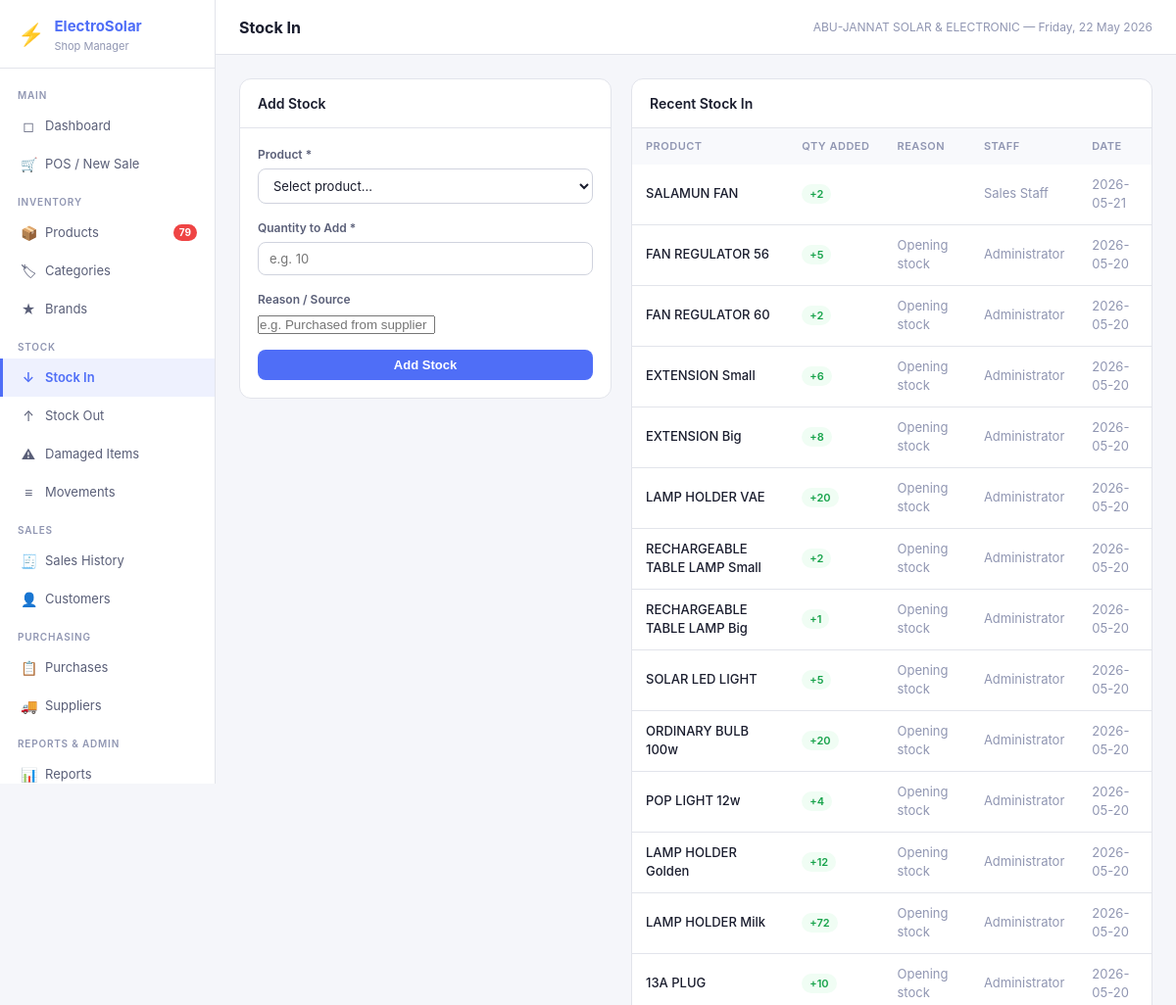
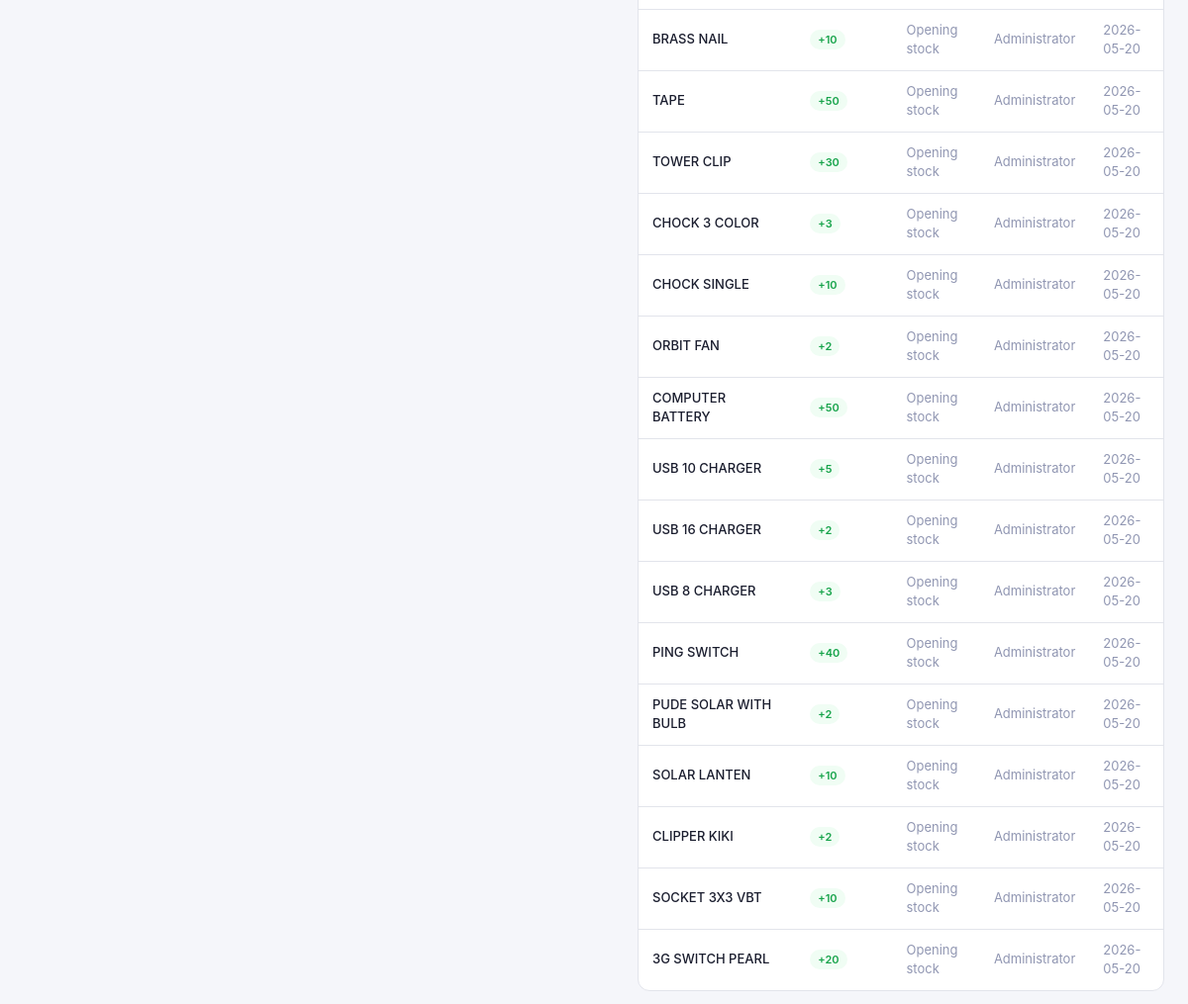
The app's page /stock/in (signed in) with its own data (2 pictures, top to bottom).
### tables this page shows
CREATE TABLE settings (
            key TEXT PRIMARY KEY,
            value TEXT
        );

CREATE TABLE stock_movements (
            id INTEGER PRIMARY KEY AUTOINCREMENT,
            product_id INTEGER NOT NULL REFERENCES products(id),
            movement_type TEXT NOT NULL,
            quantity INTEGER NOT NULL,
            reason TEXT,
            reference_id INTEGER,
            reference_type TEXT,
            user_id INTEGER NOT NULL REFERENCES users(id),
            created_at TEXT NOT NULL DEFAULT (datetime('now'))
        );

CREATE TABLE products (
            id INTEGER PRIMARY KEY AUTOINCREMENT,
            name TEXT NOT NULL,
            sku TEXT UNIQUE NOT NULL,
            category_id INTEGER REFERENCES categories(id),
            brand_id INTEGER REFERENCES brands(id),
            model_number TEXT,
            wattage REAL,
            voltage REAL,
            amperage REAL,
            capacity TEXT,
            warranty TEXT,
            cost_price REAL NOT NULL DEFAULT 0,
            selling_price REAL NOT NULL DEFAULT 0,
            quantity INTEGER NOT NULL DEFAULT 0,
            reorder_level INTEGER NOT NULL DEFAULT 5,
            unit TEXT NOT NULL DEFAULT 'piece',
            description TEXT,
            is_active INTEGER NOT NULL DEFAULT 1,
            created_at TEXT NOT NULL DEFAULT (datetime('now')),
            updated_at TEXT NOT NULL DEFAULT (datetime('now'))
        );

CREATE TABLE users (
            id INTEGER PRIMARY KEY AUTOINCREMENT,
            username TEXT UNIQUE NOT NULL,
            password_hash TEXT NOT NULL,
            full_name TEXT NOT NULL,
            role TEXT NOT NULL DEFAULT 'staff',
            is_active INTEGER NOT NULL DEFAULT 1,
            created_at TEXT NOT NULL DEFAULT (datetime('now'))
        );

### app.py (the view, shortened to what this page needs)
@app.route('/stock/in', methods=['GET','POST'])
@login_required
def stock_in():
    prods = query("SELECT * FROM products WHERE is_active=1 ORDER BY name")
    history = query("""SELECT sm.*,p.name product_name,u.full_name user_name
        FROM stock_movements sm JOIN products p ON sm.product_id=p.id JOIN users u ON sm.user_id=u.id
        WHERE sm.movement_type='in' ORDER BY sm.created_at DESC LIMIT 30""")
    return render_template('stock_in.html', products=prods, history=history)

### app.py (called while the page is built)
def get_db():
    if 'db' not in g:
        g.db = sqlite3.connect(DB_PATH)
        g.db.row_factory = sqlite3.Row
        g.db.execute("PRAGMA foreign_keys = ON")
        g.db.execute("PRAGMA journal_mode = WAL")
    return g.db

def query(sql, args=(), one=False):
    cur = get_db().execute(sql, args)
    rv = cur.fetchall()
    return (rv[0] if rv else None) if one else rv

def login_required(f):
    @wraps(f)
    def decorated(*args, **kwargs):
        if 'user_id' not in session:
            return redirect(url_for('login'))
        return f(*args, **kwargs)
    return decorated

def current_user():
    return {'id': session.get('user_id'), 'username': session.get('username'),
            'full_name': session.get('full_name'), 'role': session.get('role')}

def get_settings():
    rows = query("SELECT key, value FROM settings")
    return {r['key']: r['value'] for r in rows}

@app.context_processor
def inject_globals():
    s = get_settings() if 'user_id' in session else {}
    low_stock = 0
    if 'user_id' in session:
        r = query("SELECT COUNT(*) as c FROM products WHERE is_active=1 AND quantity <= reorder_level", one=True)
        low_stock = r['c'] if r else 0
    return dict(settings=s, current_user=current_user(), low_stock_count=low_stock,
                now=datetime.now())

### templates/stock_in.html (shortened to what this page needs)
{% extends 'base.html' %}{% block title %}Stock In{% endblock %}{% block page_title %}Stock In{% endblock %}
{% block content %}
<div style="display:grid;grid-template-columns:380px 1fr;gap:20px;align-items:start;">
  <div class="card">
    <div class="card-header"><h3>Add Stock</h3></div>
    <div class="card-body">
      <form method="POST">
        <div class="form-group"><label>Product *</label>
          <select name="product_id" required onchange="updateStock(this)">
            <option value="">Select product...</option>
          </select>
        </div>
        <div class="form-group"><label>Quantity to Add *</label><input type="number" name="quantity" min="1" required placeholder="e.g. 10"></div>
        <div class="form-group"><label>Reason / Source</label><input name="reason" placeholder="e.g. Purchased from supplier"></div>
        <button type="submit" class="btn btn-primary" style="width:100%;justify-content:center;">Add Stock</button>
      </form>
    </div>
  </div>
  <div class="card">
    <div class="card-header"><h3>Recent Stock In</h3></div>
    <div class="table-wrap"><table><thead><tr><th>Product</th><th>Qty Added</th><th>Reason</th><th>Staff</th><th>Date</th></tr></thead>
    <tbody>{% for m in history %}<tr>
      <td style="font-weight:500;">{{ m.product_name }}</td>
      <td><span class="badge badge-success">+{{ m.quantity }}</span></td>
      <td class="text-muted">{{ m.reason }}</td>
      <td class="text-muted">{{ m.user_name }}</td>
      <td class="text-muted">{{ m.created_at[:10] }}</td>
    </tr>{% else %}<tr><td colspan="5" style="text-align:center;padding:24px;color:var(--text3);">No stock movements yet</td></tr>{% endfor %}</tbody>
    </table></div>
  </div>
</div>
{% endblock %}

### templates/base.html (shortened to what this page needs)
<!DOCTYPE html>
<html lang="en">
<head>
<link rel="stylesheet" href="{{ url_for('static', filename='css/style.css') }}">
</head>
<body>
<div class="app-shell">
  <aside class="sidebar">
    <div class="sidebar-logo">
      <div class="logo-icon">⚡</div>
      <div>
        <h1>ElectroSolar</h1>
        <p>Shop Manager</p>
      </div>
    </div>
    <nav class="sidebar-nav">
      <div class="nav-section">Main</div>
      <a href="{{ url_for('dashboard') }}" class="nav-item {% if request.endpoint=='dashboard' %}active{% endif %}">
        <span class="nav-icon">◻</span> Dashboard
      </a>
      <a href="{{ url_for('pos') }}" class="nav-item {% if request.endpoint=='pos' %}active{% endif %}">
        <span class="nav-icon">🛒</span> POS / New Sale
      </a>
      <div class="nav-section">Inventory</div>
      <a href="{{ url_for('products') }}" class="nav-item {% if request.endpoint=='products' %}active{% endif %}">
        <span class="nav-icon">📦</span> Products
        {% if low_stock_count > 0 %}<span class="nav-badge">{{ low_stock_count }}</span>{% endif %}
      </a>
      <a href="{{ url_for('categories') }}" class="nav-item {% if request.endpoint=='categories' %}active{% endif %}">
        <span class="nav-icon">🏷</span> Categories
      </a>
      <a href="{{ url_for('brands') }}" class="nav-item {% if request.endpoint=='brands' %}active{% endif %}">
        <span class="nav-icon">★</span> Brands
      </a>
      <div class="nav-section">Stock</div>
      <a href="{{ url_for('stock_in') }}" class="nav-item {% if request.endpoint=='stock_in' %}active{% endif %}">
        <span class="nav-icon">↓</span> Stock In
      </a>
      <a href="{{ url_for('stock_out') }}" class="nav-item {% if request.endpoint=='stock_out' %}active{% endif %}">
        <span class="nav-icon">↑</span> Stock Out
      </a>
      <a href="{{ url_for('stock_damaged') }}" class="nav-item {% if request.endpoint=='stock_damaged' %}active{% endif %}">
        <span class="nav-icon">⚠</span> Damaged Items
      </a>
      <a href="{{ url_for('stock_movements') }}" class="nav-item {% if request.endpoint=='stock_movements' %}active{% endif %}">
        <span class="nav-icon">≡</span> Movements
      </a>
      <div class="nav-section">Sales</div>
      <a href="{{ url_for('sales') }}" class="nav-item {% if request.endpoint in ['sales','sale_detail'] %}active{% endif %}">
        <span class="nav-icon">🧾</span> Sales History
      </a>
      <a href="{{ url_for('customers') }}" class="nav-item {% if request.endpoint in ['customers','customer_history'] %}active{% endif %}">
        <span class="nav-icon">👤</span> Customers
      </a>
      <div class="nav-section">Purchasing</div>
      <a href="{{ url_for('purchases') }}" class="nav-item {% if request.endpoint in ['purchases','purchase_detail'] %}active{% endif %}">
        <span class="nav-icon">📋</span> Purchases
      </a>
      <a href="{{ url_for('suppliers') }}" class="nav-item {% if request.endpoint=='suppliers' %}active{% endif %}">
        <span class="nav-icon">🚚</span> Suppliers
      </a>
      <div class="nav-section">Reports & Admin</div>
      <a href="{{ url_for('reports') }}" class="nav-item {% if request.endpoint=='reports' %}active{% endif %}">
        <span class="nav-icon">📊</span> Reports
      </a>
    </nav>
  </aside>
  <div class="main-area">
    <header class="topbar">
      <h2>{% block page_title %}{% endblock %}</h2>
      <span class="topbar-meta">{{ settings.get('shop_name','ElectroSolar') }} — {{ now.strftime('%A, %d %B %Y') }}</span>
    </header>
    <main class="page-content">
      {% block content %}{% endblock %}
    </main>
  </div>
</div>
</body>
</html>

### records on screen
settings: get "ABU-JANNAT SOLAR & ELECTRONIC"
stock_movements: product_name "SALAMUN FAN", quantity "2", user_name "Sales Staff", created_at "2026-05-21"
stock_movements: product_name "FAN REGULATOR 56", quantity "5", reason "Opening stock", user_name "Administrator", created_at "2026-05-20"
stock_movements: product_name "FAN REGULATOR 60", quantity "2", reason "Opening stock", user_name "Administrator", created_at "2026-05-20"
stock_movements: product_name "EXTENSION Small", quantity "6", reason "Opening stock", user_name "Administrator", created_at "2026-05-20"
stock_movements: product_name "EXTENSION Big", quantity "8", reason "Opening stock", user_name "Administrator", created_at "2026-05-20"
stock_movements: product_name "LAMP HOLDER VAE", quantity "20", reason "Opening stock", user_name "Administrator", created_at "2026-05-20"
stock_movements: product_name "RECHARGEABLE TABLE LAMP Small", quantity "2", reason "Opening stock", user_name "Administrator", created_at "2026-05-20"
stock_movements: product_name "RECHARGEABLE TABLE LAMP Big", quantity "1", reason "Opening stock", user_name "Administrator", created_at "2026-05-20"
stock_movements: product_name "SOLAR LED LIGHT", quantity "5", reason "Opening stock", user_name "Administrator", created_at "2026-05-20"
stock_movements: product_name "ORDINARY BULB 100w", quantity "20", reason "Opening stock", user_name "Administrator", created_at "2026-05-20"
stock_movements: product_name "POP LIGHT 12w", quantity "4", reason "Opening stock", user_name "Administrator", created_at "2026-05-20"
stock_movements: product_name "LAMP HOLDER Golden", quantity "12", reason "Opening stock", user_name "Administrator", created_at "2026-05-20"
stock_movements: product_name "LAMP HOLDER Milk", quantity "72", reason "Opening stock", user_name "Administrator", created_at "2026-05-20"
stock_movements: product_name "13A PLUG", quantity "10", reason "Opening stock", user_name "Administrator", created_at "2026-05-20"
stock_movements: product_name "BRASS NAIL", quantity "10", reason "Opening stock", user_name "Administrator", created_at "2026-05-20"
stock_movements: product_name "TAPE", quantity "50", reason "Opening stock", user_name "Administrator", created_at "2026-05-20"
stock_movements: product_name "TOWER CLIP", quantity "30", reason "Opening stock", user_name "Administrator", created_at "2026-05-20"
stock_movements: product_name "CHOCK 3 COLOR", quantity "3", reason "Opening stock", user_name "Administrator", created_at "2026-05-20"
stock_movements: product_name "CHOCK SINGLE", quantity "10", reason "Opening stock", user_name "Administrator", created_at "2026-05-20"
stock_movements: product_name "ORBIT FAN", quantity "2", reason "Opening stock", user_name "Administrator", created_at "2026-05-20"
stock_movements: product_name "COMPUTER BATTERY", quantity "50", reason "Opening stock", user_name "Administrator", created_at "2026-05-20"
stock_movements: product_name "USB 10 CHARGER", quantity "5", reason "Opening stock", user_name "Administrator", created_at "2026-05-20"
stock_movements: product_name "USB 16 CHARGER", quantity "2", reason "Opening stock", user_name "Administrator", created_at "2026-05-20"
stock_movements: product_name "USB 8 CHARGER", quantity "3", reason "Opening stock", user_name "Administrator", created_at "2026-05-20"
stock_movements: product_name "PING SWITCH", quantity "40", reason "Opening stock", user_name "Administrator", created_at "2026-05-20"
stock_movements: product_name "PUDE SOLAR WITH BULB", quantity "2", reason "Opening stock", user_name "Administrator", created_at "2026-05-20"
stock_movements: product_name "SOLAR LANTEN", quantity "10", reason "Opening stock", user_name "Administrator", created_at "2026-05-20"
stock_movements: product_name "CLIPPER KIKI", quantity "2", reason "Opening stock", user_name "Administrator", created_at "2026-05-20"
stock_movements: product_name "SOCKET 3X3 VBT", quantity "10", reason "Opening stock", user_name "Administrator", created_at "2026-05-20"
stock_movements: product_name "3G SWITCH PEARL", quantity "20", reason "Opening stock", user_name "Administrator", created_at "2026-05-20"

### other values on screen
{{ low_stock_count }} "79"
